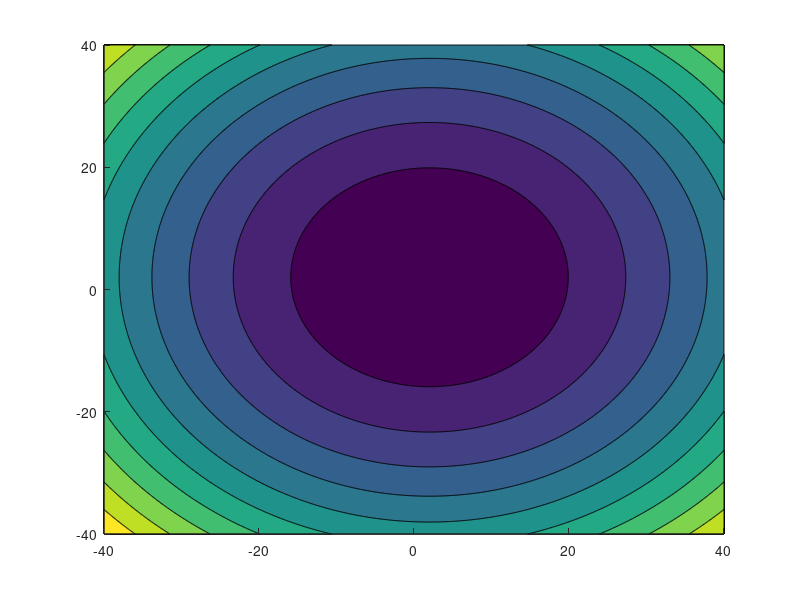

Recreate this plot in MATLAB. (Note: this script raises an error after producing the figure.)
function MySAMain()
seed=2324 ; rng(seed)
x0=[-30 25] ; lb=[-40 -40]; ub=[40 40]; 
x= [lb(1):0.1:ub(1)]; y= [lb(2):0.1:ub(2)]; 
figure(1) ;clf;figure(1) ; hold on
[X Y]= meshgrid(x,y) ;
f = MySAfunc2(X,Y) ;
contourf(X,Y,f) ; drawnow
options = saoptimset('Display','iter',... 
 'OutputFcns',@MyOutFunsa, ...
 'InitialTemperature', 200,...
 'TolFun',1.e-10,...
 'MaxIter',1000,...
 'MaxFunEvals',5000,...
 'StallIterLimit',200);
[x f ]=simulannealbnd(@MySAfunction,x0,lb,ub,options)
end

function [stop ,optnew , changed]=MyOutFunsa(options,state, flag) 
stop=false; optnew=options; changed=0 ; 
x=state.x ;fval=state.fval;
bestx=state.bestx; bestfval= state.bestfval ; 
funccount= state.funccount; 
switch flag
 case 'init'
 disp('intial Value ')
 plot(x(1),x(2),'b*')
case 'iter'
 plot(x(1),x(2),'g+')
 case 'interrupte'
 case 'done'
 plot( x(1),x(2),'r+') 
 disp('final population') 
 stop=true;
 otherwise 
end
drawnow
%[funccount bestx bestfval x fval ] 
end
 
function f=MySAfunction(x)
f = (x(1)-2).^2 +(x(2)-2).^2; 
end
function f=MySAfunc2(X,Y) 
f = (X-2).^2 +(Y-2).^2;
end